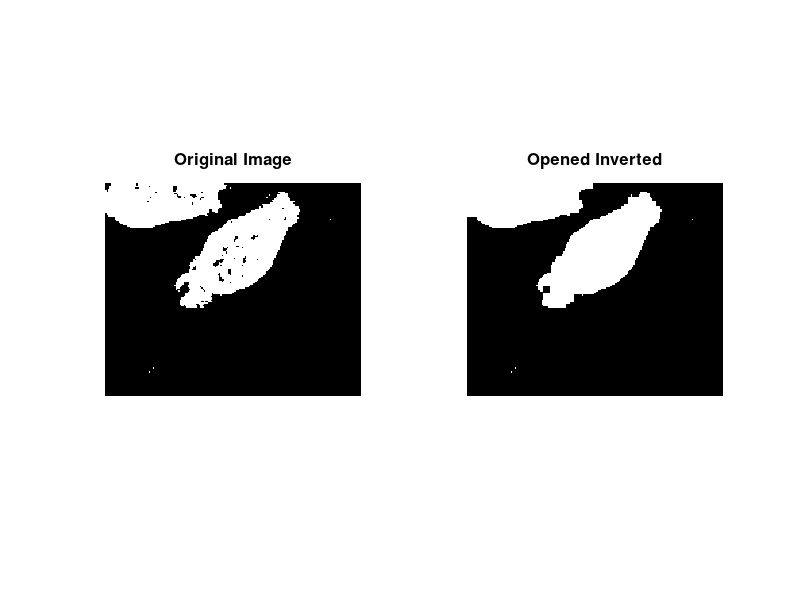

Here is the MATLAB script that generated this plot: (Note: this script raises an error after producing the figure.)
% Ex 14.6 Use opening to remove the dark patches in the thresholded cell image.
%   of Figure 14.17.
%  Also remove both the black and white artifacts from the
%  texture-segmented image of Figure 12.12 (right side; BW3)
%
close all; clear all;
%
load Ex14_4_data;                       % Get data of Figure 12.17 (BW2)
SE = strel('square',5);             % Define structure: disk radius 4 pixels
BW1= ~imopen(~BW2,SE);               % Opening operation
%
subplot(1,2,1); imshow(BW2); title('Original Image','FontSize',12);
subplot(1,2,2); imshow(BW1); title('Opened Inverted','FontSize',12);
%
figure; clear BW1 BW2 BW3;
load Ex12_2_data;
BW = ~imopen(~BW3,SE);               % Opening operation
BWA = imopen(BW,SE);
subplot(1,3,1); imshow(BW3); title('Original Image','FontSize',12);
subplot(1,3,2); imshow(BW); title('Opened Image','FontSize',12);
subplot(1,3,3); imshow(BWA); title('Opened Inverted','FontSize',12);
